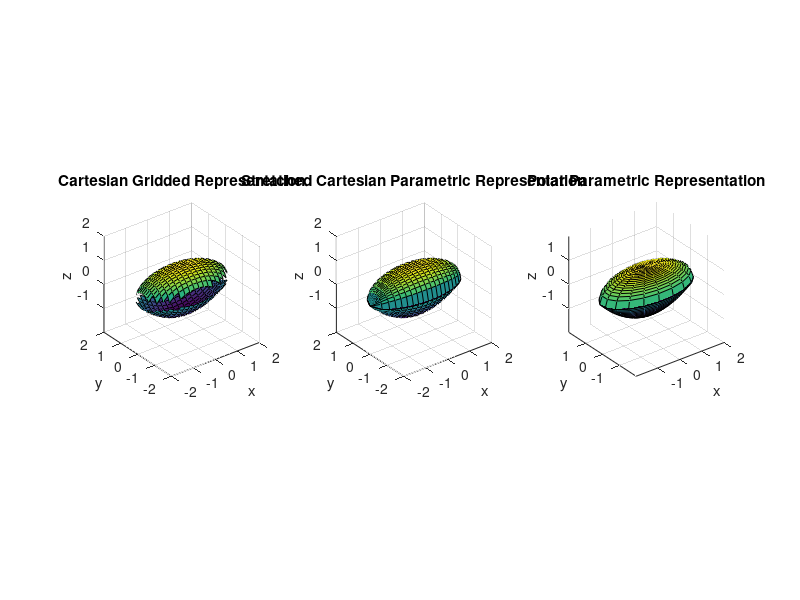

Write MATLAB code to recreate this figure.
%% Defining our surface
% Let's define our 3D region as an xy paraboloid on the bottom and an
% ellipsoid on the top which intersects the z=0 plane in an ellipsoid.
% We create these shapes as unit shapes and then stretch the x-dimension by
% a factor of 2 (x' = x/2).
xmin = -2;
xmax = 2;
ymin = @(x) -sqrt(1-(x/2).^2);
ymax = @(x) -ymin(x); % surface is symmetric across x=0
zmin = @(x,y) (x/2).^2 + y.^2 - 1; % zmin(x,ymin)=0 and zmin(x,ymax)=0
zmax = @(x,y) sqrt(1-(x/2).^2-y.^2); % zmax(x,ymin)=0 and zmax(x,ymax)=0


%% Let's plot this region using a typical xy mesh
subplot(1, 3, 1);
xvec = linspace(xmin, xmax, 20); % domain vectors for x and y
yvec = linspace(-1, 1, 20); % these numbers were found analytically
[Xmat, Ymat] = meshgrid(xvec, yvec); % create gridded representations of domain vectors

Zmatmin = zmin(Xmat, Ymat); % call our z functions with the gridded xy matrices
Zmatmax = zmax(Xmat, Ymat);
Zmatmin(Zmatmin >= 0) = NaN; % NaN values don't show up in plots
Zmatmax(real(Zmatmax) <= 0) = NaN;

surf(Xmat, Ymat, Zmatmin); % 'EdgeColor', 'none'
hold on
surf(Xmat, Ymat, Zmatmax);
xlabel('x');
ylabel('y');
zlabel('z');
title('Cartesian Gridded Representation');
axis equal


%% Let's now parametrize the surface and plot it with a different mesh
subplot(1, 3, 2);
umin = xmin; % x = u
umax = xmax;
vmin = 0; % v scales the y axis between 0 (ymin) and 1 (ymax)
vmax = 1;

y_uv = @(u,v) (1-v).*ymin(u) + v.*ymax(u); % finding y values from u and v
uvec = linspace(umin, umax, 20); % domain vectors for u and v
vvec = linspace(vmin, vmax, 20);
[Umat, Vmat] = meshgrid(uvec, vvec); % create gridded representations of domain vectors

Xmat = Umat;
Ymat = y_uv(Umat, Vmat);
Zmatmin = zmin(Xmat, Ymat); % call our z functions with the gridded xy matrices
Zmatmax = real(zmax(Xmat, Ymat));

surf(Xmat, Ymat, Zmatmin); % 'EdgeColor', 'none'
hold on
surf(Xmat, Ymat, Zmatmax);
xlabel('x');
ylabel('y');
zlabel('z');
title('Stretched Cartesian Parametric Representation');
axis equal


%% Let's now define the surface in polar and plot it with a different mesh
subplot(1, 3, 3);
rmin = 0; % r will replace sqrt((x/2)^2+y^2)
rmax = 1;
tmin = 0; % theta (t) will be used to sweep around and x- and y- axes
tmax = 2*pi;

x_rt = @(r,t) 2*r.*cos(t);
y_rt = @(r,t) r.*sin(t);

% zmin_rt = @(r,t) r.^2 - 1; % alternate definition
% zmax_rt = @(r,t) sqrt(1-r.^2);

rvec = linspace(rmin, rmax, 20); % domain vectors for r and t
tvec = linspace(tmin, tmax, 20);
[Rmat, Tmat] = meshgrid(rvec, tvec); % create gridded representations of domain vectors

Xmat = x_rt(Rmat, Tmat);
Ymat = y_rt(Rmat, Tmat);
Zmatmin = zmin(Xmat, Ymat);
Zmatmax = real(zmax(Xmat, Ymat));
% Zmatmin = zmin_rt(Rmat, Tmat); % this works for the alternate definition
% Zmatmax = real(zmax_rt(Rmat, Tmat));

surf(Xmat, Ymat, Zmatmin); % 'EdgeColor', 'none'
hold on
surf(Xmat, Ymat, Zmatmax);
xlabel('x');
ylabel('y');
zlabel('z');
title('Polar Parametric Representation');
axis equal
